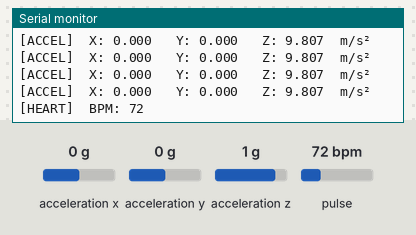
A sketch run on a simulated ESP32. Shown: the last lines printed to the serial monitor. The inputs (shaded band) are chosen by the test bench; at power-on: acceleration x 0 g, pulse 72 bpm, acceleration y 0 g, acceleration z 1 g.

Above: at 1.7 s.
1.8 s: acceleration x set to -1.4 g
At 1.81 s:
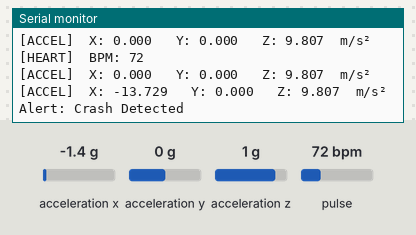
3.3 s: pulse set to 42 bpm
At 3.32 s:
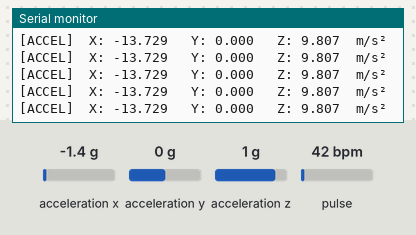
5.4 s: pulse set to 130 bpm
At 5.53 s:
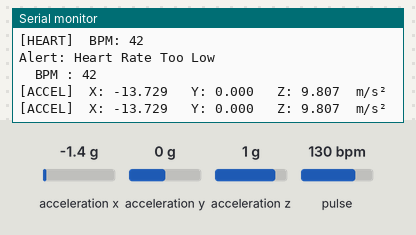
7.7 s: acceleration y set to -1.4 g
At 8.14 s:
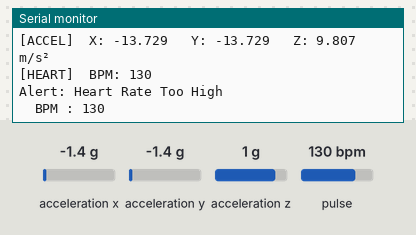
9.2 s: acceleration z set to -1.4 g
At 9.24 s:
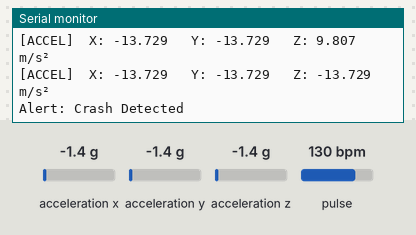
Timing chart, 0 to 11.7 s (numbered marks = the images above; inputs shaded):
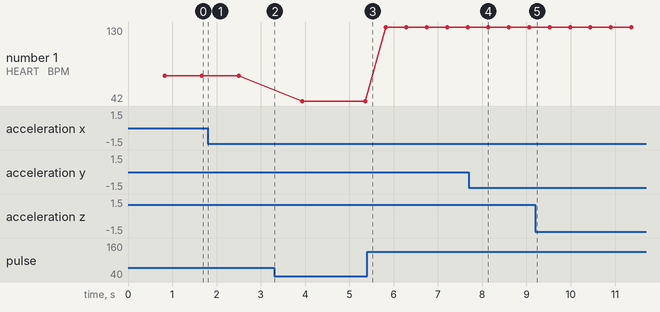

Measured:
- after the input at 1.8 s, the serial monitor: prints a new line at once (image 1)
- after the input at 7.7 s, the serial monitor: prints a new line at once (image 4)
- after the input at 9.2 s, the serial monitor: prints a new line at once (image 5)
- plotted number 1: 72 → 42 after the input at 3.3 s, 42 → 130 after the input at 5.4 s

The sketch:

Capstone_SensorMonitor.ino
```cpp
#include <Arduino.h>
#include <Wire.h>
#include <math.h>
//Ensure Libraries Added
#include <Adafruit_Sensor.h>
#include <Adafruit_ADXL345_U.h>
#include <PulseSensorPlayground.h>

//Buad Rate 115200

//Pins
#define PULSE_SENSOR_PIN        34

//Pulse Sensor
#define PULSE_THRESHOLD         550

//Heart Rate Safety Window
#define HR_MIN_SAFE             50      // Bradycardia alert
#define HR_MAX_SAFE             120     // Tachycardia alert

// Motion sensitivity
//   4.0  = moderate   (catches sharp jolts / falls)
//   8.0  = aggressive (only extreme impacts)
#define ACCEL_DELTA_THRESHOLD   4.0f

// Accelerometer Sample Rate
#define ACCEL_SAMPLE_MS         100


enum class AlertType
{
    HEART_RATE_LOW,         // BPM dropped below HR_MIN_SAFE
    HEART_RATE_HIGH,        // BPM rose above HR_MAX_SAFE
    MOTION_SUDDEN_CHANGE    // Acceleration delta exceeded ACCEL_DELTA_THRESHOLD
};

struct Alert
{
    AlertType type;

    // Heart-rate alerts: current BPM (0 for motion alerts)
    int   bpm;

    // Motion alerts: magnitude of the acceleration change vector
    float accelDelta;

    // Motion alerts: accelerometer snapshot at the moment of the alert
    float ax;
    float ay;
    float az;
};


//Sensor
PulseSensorPlayground    pulseSensor;
Adafruit_ADXL345_Unified accel = Adafruit_ADXL345_Unified(12345);


// States
static float         s_prevAx          = 0.0f;
static float         s_prevAy          = 0.0f;
static float         s_prevAz          = 0.0f;
static bool          s_firstAccelRead  = true;
static unsigned long s_lastAccelTime   = 0;


// Declarations
void handleAlert(const Alert& alert);
void checkMotionAlert(float ax, float ay, float az);
void readAndCheckAccel();
void readAndCheckHeartRate();


void handleAlert(const Alert& alert)
{
    switch (alert.type)
    {
        // --------------------------------------------------
        case AlertType::HEART_RATE_LOW:
            Serial.println();
            Serial.println("Alert: Heart Rate Too Low");
            Serial.print  ("  BPM : ");
            Serial.println(alert.bpm);
            Serial.println();

            // ---- INSERT LOW-HEART-RATE RESPONSE CODE HERE ----
            break;

        // --------------------------------------------------
        case AlertType::HEART_RATE_HIGH:
            Serial.println();
            Serial.println("Alert: Heart Rate Too High");
            Serial.print  ("  BPM : ");
            Serial.println(alert.bpm);
            Serial.println();

            // ---- INSERT HIGH-HEART-RATE RESPONSE CODE HERE ----
            break;

        // --------------------------------------------------
        case AlertType::MOTION_SUDDEN_CHANGE:
            Serial.println();
            Serial.println("Alert: Crash Detected");
            Serial.println();

            // ---- INSERT MOTION ALERT RESPONSE CODE HERE ----
            break;
    }
}

void checkMotionAlert(float ax, float ay, float az)
{
    if (s_firstAccelRead)
    {
        s_prevAx         = ax;
        s_prevAy         = ay;
        s_prevAz         = az;
        s_firstAccelRead = false;
        return;
    }

    float dx    = ax - s_prevAx;
    float dy    = ay - s_prevAy;
    float dz    = az - s_prevAz;
    float delta = sqrtf(dx*dx + dy*dy + dz*dz);

    if (delta > ACCEL_DELTA_THRESHOLD)
    {
        Alert a;
        a.type       = AlertType::MOTION_SUDDEN_CHANGE;
        a.bpm        = 0;
        a.accelDelta = delta;
        a.ax         = ax;
        a.ay         = ay;
        a.az         = az;
        handleAlert(a);
    }

    s_prevAx = ax;
    s_prevAy = ay;
    s_prevAz = az;
}


// Accelerometer
void readAndCheckAccel()
{
    sensors_event_t event;
    accel.getEvent(&event);

    float ax = event.acceleration.x;
    float ay = event.acceleration.y;
    float az = event.acceleration.z;

    Serial.print("[ACCEL]  X: ");
    Serial.print(ax, 3);
    Serial.print("   Y: ");
    Serial.print(ay, 3);
    Serial.print("   Z: ");
    Serial.print(az, 3);
    Serial.println("  m/s²");

    checkMotionAlert(ax, ay, az);
}


// Heart Rate

void readAndCheckHeartRate()
{
    if (!pulseSensor.sawStartOfBeat())
        return;

    int bpm = pulseSensor.getBeatsPerMinute();

    Serial.print("[HEART]  BPM: ");
    Serial.println(bpm);

    if (bpm < HR_MIN_SAFE)
    {
        Alert a;
        a.type       = AlertType::HEART_RATE_LOW;
        a.bpm        = bpm;
        a.accelDelta = 0.0f;
        a.ax = a.ay = a.az = 0.0f;
        handleAlert(a);
    }
    else if (bpm > HR_MAX_SAFE)
    {
        Alert a;
        a.type       = AlertType::HEART_RATE_HIGH;
        a.bpm        = bpm;
        a.accelDelta = 0.0f;
        a.ax = a.ay = a.az = 0.0f;
        handleAlert(a);
    }
}


//Set Up

void setup()
{
    Serial.begin(115200);
    delay(500);

    pulseSensor.analogInput(PULSE_SENSOR_PIN);
    pulseSensor.setThreshold(PULSE_THRESHOLD);

    if (pulseSensor.begin())
        Serial.println("[INIT]  PulseSensor  OK");
    else
        Serial.println("[INIT]  PulseSensor  FAILED — check wiring on GPIO 34");

    if (!accel.begin())
    {
        Serial.println("[INIT]  ADXL345  NOT FOUND");
        Serial.println("        Verify: CS -> 3.3V,  SDO -> GND,  SDA -> GPIO21,  SCL -> GPIO22");
        while (true) { delay(10); }
    }

    accel.setRange(ADXL345_RANGE_2_G);

    Serial.println("[INIT]  ADXL345  OK");
    Serial.println("[INIT]  Monitoring started.\n");
}

// Main
void loop()
{
    // Heart rate
    readAndCheckHeartRate();

    // Accelerometer
    if (millis() - s_lastAccelTime >= ACCEL_SAMPLE_MS)
    {
        s_lastAccelTime = millis();
        readAndCheckAccel();
    }
}
```
